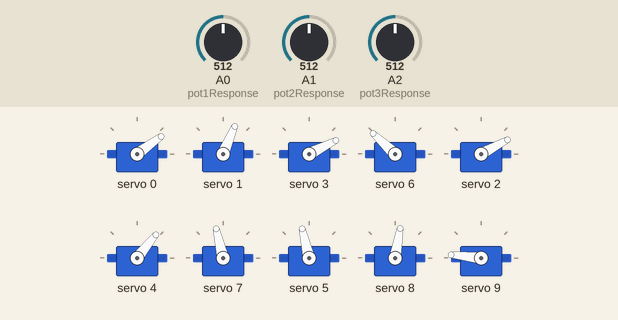
This sketch was run on a simulated Arduino Uno, built with avr-gcc and run on an emulated ATmega328P. On the bench: 10 × servo. The test bench sets the inputs (shaded band); at power-on: A0 (pot1Response) = 512, A1 (pot2Response) = 512, A2 (pot3Response) = 512.

Above: at 1.2 s.
1.3 s: A0 (pot1Response) set to 716
At 2.4 s:
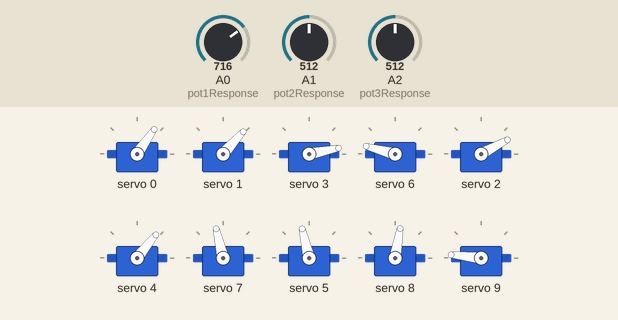
2.8 s: A1 (pot2Response) set to 716
At 3.9 s:
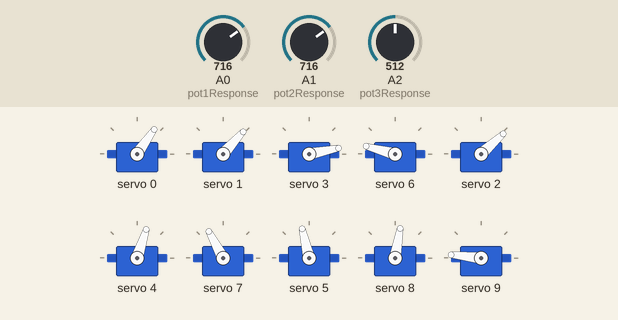
4.3 s: A2 (pot3Response) set to 716
At 5.3 s:
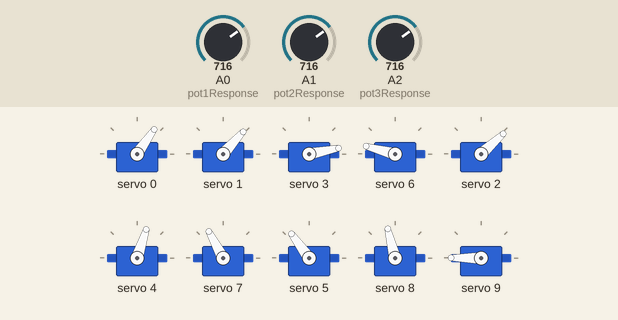
5.8 s: A0 (pot1Response) set to 900
At 6.7 s:
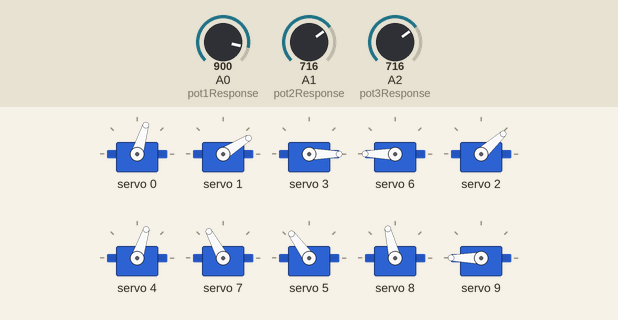
7.3 s: A1 (pot2Response) set to 900
At 8.1 s:
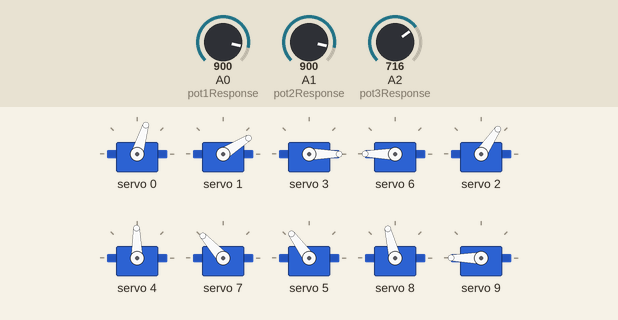
8.8 s: A2 (pot3Response) set to 900
At 9.6 s:
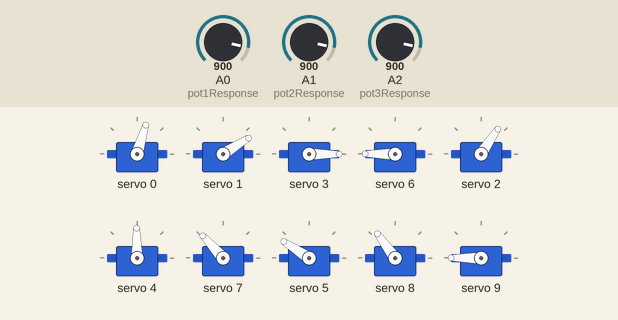
Timing chart, 0 to 11.3 s (numbered marks = the images above; inputs shaded):
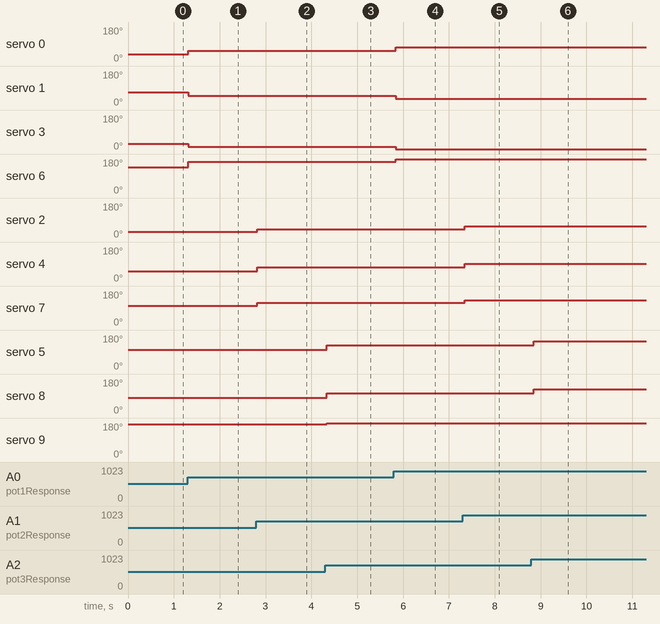

The sketch:

Water_Fountain.ino
```cpp
#include <Wire.h>
#include <Adafruit_PWMServoDriver.h>

#define SERVO_DRIVER_ADDRESS 0x40
#define NUM_SERVOS 10
#define POT0 A0
#define POT1 A1
#define POT2 A2

int ppValue1, ppValue2, ppValue3;
int aRange = 10;
Adafruit_PWMServoDriver pwm = Adafruit_PWMServoDriver(SERVO_DRIVER_ADDRESS);


void pot1Response(){
  int npValue = analogRead(A0);
  //Serial.print("New pot1 value: ");
  //Serial.println(npValue);

  //if the new pot value falls outside this range
  if(npValue < (ppValue1 - aRange) ||npValue > (ppValue1 + aRange)){
    //controller servo motor 0 - 3
    //Serial.print("Motor angle: ");


    int pulseLength1 = map(npValue,0,1023,85,290);
    int pulseLength2 = map(npValue,0,1023,350,155);
    int pulseLength3 = map(npValue,0,1023,250,85);
    int pulseLength4 = map(npValue,0,1023,250,550);

    pwm.setPWM(0,0,pulseLength1);
    pwm.setPWM(1,0,pulseLength2);
    pwm.setPWM(3,0,pulseLength3);
    pwm.setPWM(6,0,pulseLength4);

    ppValue1 = npValue;

  }
}
void pot2Response(){
  int npValue = analogRead(A1);
  //Serial.print("New pot2 value: ");
  //Serial.println(npValue);

  //if the new pot value falls outside this range
  if(npValue < (ppValue2 - aRange) ||npValue > (ppValue2 + aRange)){
    //controller servo motor 4 - 7

    //Serial.print("Motor  angle: ");
    //Serial.print(npValue);

    int pulseLength1 = map(npValue,0,1023,90,250);
    int pulseLength2 = map(npValue,0,1023,108,330);
    int pulseLength3 = map(npValue,0,1023,250,410);

    pwm.setPWM(2,0,pulseLength1);
    pwm.setPWM(4,0,pulseLength2);
    pwm.setPWM(7,0,pulseLength3);

    ppValue2 = npValue;

  }
}
void pot3Response(){
  int npValue = analogRead(A2);
  //Serial.print("New pot3 value: ");
  //Serial.println(npValue);

  //if the new pot value falls outside this range
  if(npValue < (ppValue3 - aRange) ||npValue > (ppValue3 + aRange)){
    //controller servo motor 0 -3

    //Serial.print("Motor angle: ");
    //Serial.print(npValue);

    int pulseLength1 = map(npValue,0,1023,210,450);
    int pulseLength2 = map(npValue,0,1023,150,410);
    int pulseLength3 = map(npValue,0,1023,410,550);

    pwm.setPWM(5,0,pulseLength1);
    pwm.setPWM(8,0,pulseLength2);
    pwm.setPWM(9,0,pulseLength3);

    ppValue3 = npValue;

  }
}
void run(){
  pot1Response();
  pot2Response();
  pot3Response();
}


void setup(){
 // Serial.begin(9600);
  //Serial.println("Program started.");
  pwm.begin();
  pwm.setPWMFreq(50);
}
void loop(){
  run();
  delay(100);
}
```

Measured:
- after the input at 1.3 s, servo 0: 36° → 55° at once; servo 1: 67° → 48° at once; servo 3: 27° → 11° at once; servo 6: 137° → 165° at once
- after the input at 2.8 s, servo 2: 28° → 42° at once; servo 4: 51° → 72° at once; servo 7: 103° → 118° at once
- after the input at 4.3 s, servo 5: 103° → 126° at once; servo 8: 80° → 104° at once; servo 9: 174° → 180° at once
- after the input at 5.8 s, servo 0: 55° → 73° at once; servo 1: 48° → 32° at once; servo 3: 11° → 0° at once; servo 6: 165° → 180° at once
- after the input at 7.3 s, servo 2: 42° → 56° after 0.05 s; servo 4: 72° → 91° after 0.05 s; servo 7: 118° → 132° after 0.05 s
- after the input at 8.8 s, servo 5: 126° → 147° after 0.06 s; servo 8: 104° → 126° after 0.06 s
